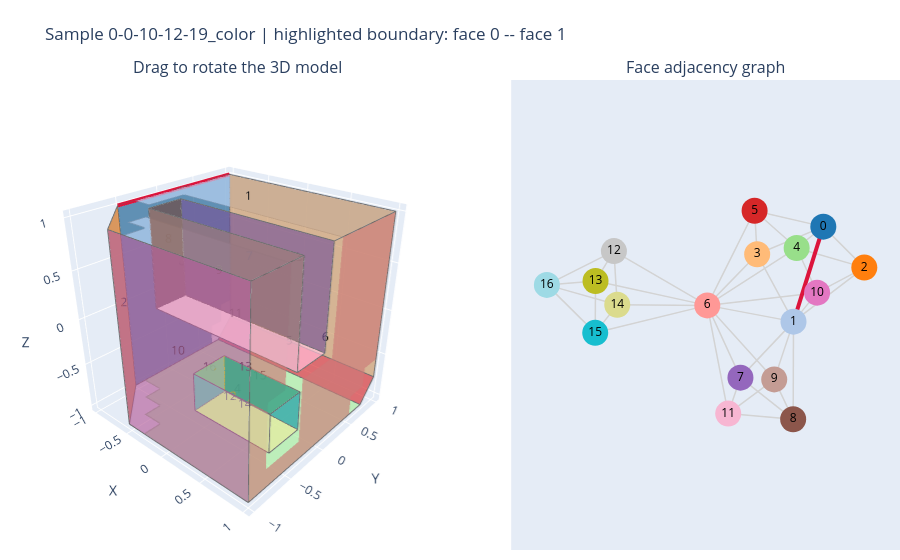

The notebook cell this image was saved under:
### Markdown cell above
## 5. From the CAD solid to a graph

### 5.1. Map faces and shared boundaries

A solid's boundary is made of **faces** joined along **boundary curves**:

1. Create one graph node for each face.
2. Connect two nodes when their faces share a boundary curve.
3. Attach the face and curve geometry to those nodes and edges. Sections 6 and 7 explain these features.

Each face has the same number and color in both views below. The red boundary on the solid corresponds to the red connection in the graph. Colors identify individual faces.

The surfaces are approximated from the stored samples. The dataset already supplies the CAD topology; connections are not inferred from XYZ distances. The graph drawing combines reciprocal and repeated connections, and its layout has no physical spatial meaning.

**Drag the 3D model to rotate, scroll to zoom, and hover to inspect a face.**

### Code cell
# Read the stored face connections and choose one boundary to highlight.
source, destination = graph.edges(order="eid")
edge_id = 0  # Change this to inspect another stored boundary.
u, v = int(source[edge_id]), int(destination[edge_id])
face_graph = nx.Graph()
face_graph.add_nodes_from(range(graph.num_nodes()))
face_graph.add_edges_from(zip(source.tolist(), destination.tolist()))
rgba = plt.get_cmap("tab20", graph.num_nodes())(np.arange(graph.num_nodes()))
colors = [f"rgb({int(r * 255)},{int(g * 255)},{int(b * 255)})" for r, g, b, _ in rgba]
face_data = graph.ndata["x"].numpy()
curve_data = graph.edata["x"].numpy()

fig = make_subplots(
    rows=1, cols=2, specs=[[{"type": "scene"}, {"type": "xy"}]],
    column_widths=[0.55, 0.45], horizontal_spacing=0.04,
    subplot_titles=["Drag to rotate the 3D model", "Face adjacency graph"],
)

# Each face keeps the same color in the 3D model and graph.
centers = []
for i, face in enumerate(face_data):
    valid = face[..., 6] == 1
    xyz = face[..., :3].copy()
    xyz[~valid] = np.nan
    centers.append(face[..., :3][valid].mean(axis=0))
    fig.add_surface(
        x=xyz[..., 0], y=xyz[..., 1], z=xyz[..., 2],
        colorscale=[[0, colors[i]], [1, colors[i]]],
        opacity=0.65, showscale=False, connectgaps=False,
        hovertemplate=f"Face {i}<br>{face_labels.loc[i, 'class_name']}<extra></extra>",
        row=1, col=1,
    )
centers = np.array(centers)
fig.add_scatter3d(x=centers[:, 0], y=centers[:, 1], z=centers[:, 2],
                  mode="text", text=list(range(graph.num_nodes())),
                  textfont=dict(color="black", size=12), hoverinfo="skip", row=1, col=1)

# NaN rows separate curves so unrelated boundaries are not joined.
outlines = np.concatenate([np.vstack([curve[:, :3], [np.nan] * 3]) for curve in curve_data])
fig.add_scatter3d(x=outlines[:, 0], y=outlines[:, 1], z=outlines[:, 2],
                  mode="lines", line=dict(color="dimgray", width=2),
                  hoverinfo="skip", row=1, col=1)
boundary = curve_data[edge_id, :, :3]
fig.add_scatter3d(x=boundary[:, 0], y=boundary[:, 1], z=boundary[:, 2],
                  mode="lines", line=dict(color="crimson", width=8),
                  hovertemplate=f"Shared boundary: faces {u} and {v}<extra></extra>", row=1, col=1)

positions = nx.spring_layout(face_graph, seed=42)
edge_x, edge_y = [], []
for a, b in face_graph.edges():
    edge_x.extend([positions[a][0], positions[b][0], None])
    edge_y.extend([positions[a][1], positions[b][1], None])
fig.add_scatter(x=edge_x, y=edge_y, mode="lines", line=dict(color="lightgray", width=1.5),
                hoverinfo="skip", row=1, col=2)
fig.add_scatter(x=[positions[u][0], positions[v][0]], y=[positions[u][1], positions[v][1]],
                mode="lines", line=dict(color="crimson", width=4), hoverinfo="skip", row=1, col=2)
node_xy = np.array([positions[i] for i in range(graph.num_nodes())])
fig.add_scatter(x=node_xy[:, 0], y=node_xy[:, 1], mode="markers+text",
                marker=dict(size=26, color=colors), text=list(range(graph.num_nodes())),
                textfont=dict(color="black"), hovertemplate="Face %{text}<extra></extra>", row=1, col=2)

fig.update_layout(
    title=f"Sample {sample['id']} | highlighted boundary: face {u} -- face {v}",
    height=560, showlegend=False, margin=dict(l=0, r=0, t=80, b=10),
    scene=dict(aspectmode="data", dragmode="orbit",
               camera=dict(eye=dict(x=1.5, y=-1.7, z=1.2)),
               xaxis_title="X", yaxis_title="Y", zaxis_title="Z"),
)
fig.update_xaxes(visible=False, fixedrange=True)
fig.update_yaxes(visible=False, fixedrange=True, scaleanchor="x", scaleratio=1)
fig.show(renderer="plotly_mimetype", config={"scrollZoom": True, "displaylogo": False})

print(f"Faces {u} and {v} share the highlighted boundary, so nodes {u} and {v} are connected.")
print(f"{graph.num_nodes()} faces become {face_graph.number_of_nodes()} nodes.")
print(f"Stored graph: {graph.num_edges()} directed entries; "
      f"simplified drawing: {face_graph.number_of_edges()} connections.")
